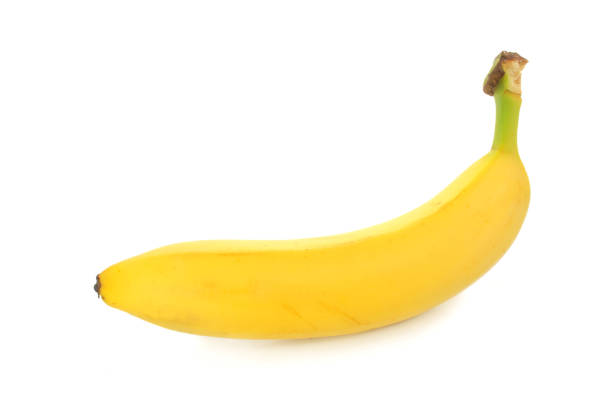
#> input picture dataset/images/generated/banana_gen/banana_131.jpg, 612 x 408 px
$ python -i image_to_vector.py   (imports and definitions only)   (older library calls are emulated)
#> lines starting #> are read from the running program, lines starting #| are printed output that depends on the picture
import pandas as pd
import numpy as np
import cv2
import os
from skimage.feature import local_binary_pattern, graycomatrix, graycoprops
from skimage import color
from sklearn.preprocessing import MinMaxScaler

# --- CONFIGURATION ---
METADATA_PATH = '../../dataset/raw/metadata.csv'
IMAGES_ORIGINAL_PATH = '../../dataset/images/original'
IMAGES_GENERATED_PATH = '../../dataset/images/generated'

# Feature extraction parameters
COLOR_HIST_BINS = 64  # Bins per channel for color histogram
LBP_RADIUS = 3
LBP_N_POINTS = LBP_RADIUS * 8

# [1 line not run here, left out]
# Load metadata to get IDs and labels
df_meta = pd.read_csv(METADATA_PATH)
#> (reads src/data/metadata.csv from the repository)
# [6 lines not run here, left out]

def extract_color_histogram(image, bins=COLOR_HIST_BINS):
    # Extract color histogram from RGB image.

    hist_r = cv2.calcHist([image], [0], None, [bins], [0, 256])
    hist_g = cv2.calcHist([image], [1], None, [bins], [0, 256])
    hist_b = cv2.calcHist([image], [2], None, [bins], [0, 256])

    # Normalize histograms
    hist_r = hist_r / (hist_r.sum() + 1e-7)
    hist_g = hist_g / (hist_g.sum() + 1e-7)
    hist_b = hist_b / (hist_b.sum() + 1e-7)

    # Flatten and concatenate
    color_features = np.hstack([hist_r.flatten(), hist_g.flatten(), hist_b.flatten()])
    return color_features


def extract_lbp_features(image_gray):
    # Extract Local Binary Pattern (LBP) features.

    # Calculate LBP
    lbp = local_binary_pattern(image_gray, LBP_N_POINTS, LBP_RADIUS, method='uniform')

    # Calculate histogram (uniform patterns have 59 bins: 0-58)
    hist, _ = np.histogram(lbp.ravel(), bins=59, range=(0, 59), density=True)
    return hist


def extract_glcm_features(image_gray):
    # Extract Gray-Level Co-occurrence Matrix (GLCM) features.

    # Calculate GLCM for multiple angles
    glcm = graycomatrix(image_gray, distances=[1], angles=[0, np.pi/4, np.pi/2, 3*np.pi/4],
                       levels=256, symmetric=True, normed=True)

    # Extract properties
    properties = ['contrast', 'energy', 'homogeneity', 'correlation']
    all_features = []

    # 1. Average features across all angles (4 dimensions)
    for prop in properties:
        prop_values = graycoprops(glcm, prop)
        all_features.append(np.mean(prop_values))

    # 2. Individual features for first 3 angles and first 3 properties (9 dimensions)
    # This gives us rotation-invariant + some directional information
    for angle_idx in range(3):  # Use first 3 angles
        for prop_idx in range(3):  # Use first 3 properties
            prop_values = graycoprops(glcm, properties[prop_idx])
            all_features.append(prop_values[0, angle_idx])

    # Total: 4 + 9 = 13 dimensions
    return np.array(all_features)


def extract_statistical_features(image):
    # Extract statistical features from RGB image.

    features = []

    for channel_idx in range(3):  # R, G, B channels
        channel = image[:, :, channel_idx]
        features.extend([
            np.mean(channel),
            np.std(channel),
            np.min(channel),
            np.max(channel),
            np.median(channel),
            np.var(channel),
            np.percentile(channel, 75) - np.percentile(channel, 25)  # IQR
        ])

    return np.array(features)


def extract_all_features(image_path):
    # Extract all features from a single image.

    # Load image
    image = cv2.imread(image_path)
    if image is None:
        raise ValueError(f"Could not load image: {image_path}")

    # Convert BGR to RGB
    image_rgb = cv2.cvtColor(image, cv2.COLOR_BGR2RGB)

    # Convert to grayscale for texture features
    image_gray = cv2.cvtColor(image, cv2.COLOR_BGR2GRAY)

    # Extract features
    color_hist = extract_color_histogram(image_rgb)
    lbp_features = extract_lbp_features(image_gray)
    glcm_features = extract_glcm_features(image_gray)
    statistical_features = extract_statistical_features(image_rgb)

    # Combine all features
    all_features = np.hstack([
        color_hist,
        lbp_features,
        glcm_features,
        statistical_features
    ])

    return all_features


def find_image_path(sample_id, label):
    # Find image path by checking both original and generated folders.

    label_lower = label.lower()

    # Try original folder first
    original_paths = [
        os.path.join(IMAGES_ORIGINAL_PATH, label_lower, f"{sample_id}_result.jpg"),
        os.path.join(IMAGES_ORIGINAL_PATH, label_lower, f"{sample_id}.jpg"),
    ]

    for path in original_paths:
        if os.path.exists(path):
            return path

    # Try generated folder (category_gen subfolder)
    generated_path = os.path.join(IMAGES_GENERATED_PATH, f"{label_lower}_gen", f"{sample_id}.jpg")
    if os.path.exists(generated_path):
        return generated_path

    # Not found
    return None


# Extract features for all images
image_features_list = []
failed_ids = []
feature_dim = None

# [37 lines not run here, left out]

# Convert to numpy array
image_vector = np.array(image_features_list)

# [16 lines not run here, left out]
scaler = MinMaxScaler()
# [1 line that did not run here, left out]
# [5 lines not run here, left out]

>>> result = extract_all_features('../../dataset/images/generated/banana_gen/banana_131.jpg')
#> in extract_all_features, image is the input picture: shape (408, 612, 3); mean B, G, R 220.4, 246.1, 253.4
#> in extract_all_features, `image_gray = cv2.cvtColor(image, cv2.COLOR_BGR2GRAY)`:
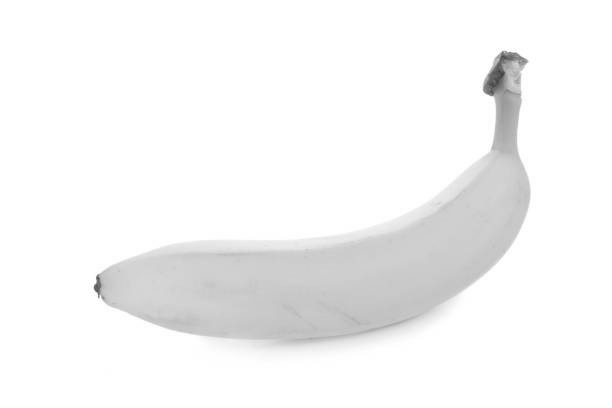
#> image_gray: shape (408, 612); min 59, max 255, mean 245.4
#> in extract_color_histogram, `hist_r = cv2.calcHist([image], [0], None, [bins], [0, 256])`: hist_r = 64 values, max 232982 at index 63, min 0 at index 0, mean 3901.5
#> in extract_color_histogram, `hist_g = cv2.calcHist([image], [1], None, [bins], [0, 256])`: hist_g = 64 values, max 200356 at index 63, min 0 at index 0, mean 3901.5
#> in extract_color_histogram, `hist_b = cv2.calcHist([image], [2], None, [bins], [0, 256])`: hist_b = 64 values, max 197011 at index 63, min 1 at index 0, mean 3901.5
#> in extract_color_histogram, `hist_r = hist_r / (hist_r.sum() + 1e-7)`: hist_r = 64 values, max 0.933 at index 63, min 0 at index 0, mean 0.0156
#> in extract_color_histogram, `hist_g = hist_g / (hist_g.sum() + 1e-7)`: hist_g = 64 values, max 0.802 at index 63, min 0 at index 0, mean 0.0156
#> in extract_color_histogram, `hist_b = hist_b / (hist_b.sum() + 1e-7)`: hist_b = 64 values, max 0.789 at index 63, min 4e-06 at index 0, mean 0.0156
#> in extract_color_histogram, `color_features = np.hstack([hist_r.flatten(), hist_g.flatten(), hist_b..`: color_features = 192 values, max 0.933 at index 63, min 0 at index 0, mean 0.0156
#> in extract_all_features, `color_hist = extract_color_histogram(image_rgb)`: color_hist has the same summary as color_features in extract_color_histogram
#> in extract_lbp_features, `lbp = local_binary_pattern(image_gray, LBP_N_POINTS, LBP_RADIUS, metho..`:
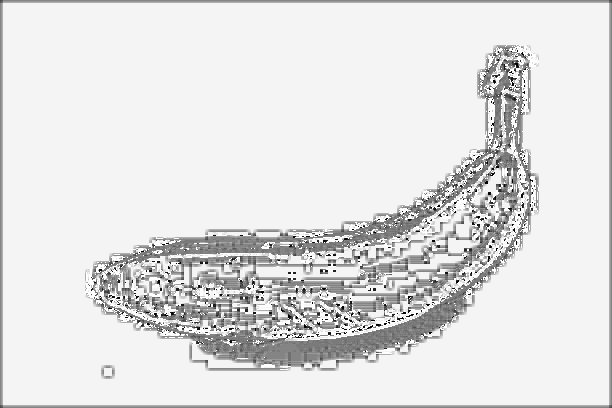
#> lbp: shape (408, 612) float64; min 0, max 25, mean 22.1; drawn with min black and max white
#> in extract_lbp_features, `hist, _ = np.histogram(lbp.ravel(), bins=59, range=(0, 59), density=Tr..`: hist = 59 values, max 0.766 at index 24, min 0 at index 26, mean 0.0169
#> in extract_all_features, `lbp_features = extract_lbp_features(image_gray)`: lbp_features has the same summary as hist in extract_lbp_features
#> the loop in extract_glcm_features, `for prop in properties:` made 4 passes
#> prop_values on passes 1 to 4: [[5.45, 9.41, 4.23, 8.29]], [[0.776, 0.773, 0.775, 0.774]], [[0.943, 0.904, 0.919, 0.909]], [[0.994, 0.99, 0.995, 0.991]]
#> after the loop in extract_glcm_features, `for prop in properties:`: all_features = [6.84, 0.775, 0.919, 0.992]
#> after the loop in extract_glcm_features, `for angle_idx in range(3):`: all_features = [6.84, 0.775, 0.919, 0.992, 5.45, 0.776, 0.943, 9.41, 0.773, 0.904, 4.23, 0.775, 0.919]
#> in extract_all_features, `glcm_features = extract_glcm_features(image_gray)`: glcm_features has the same summary as all_features in extract_glcm_features
#> the loop in extract_statistical_features, `for channel_idx in range(3):` made 3 passes
#> pass 1, in extract_statistical_features, `channel = image[:, :, channel_idx]`:
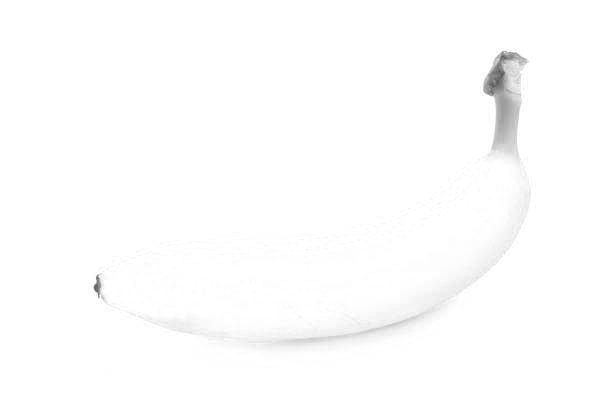
#> channel: shape (408, 612); min 84, max 255, mean 253.4
#> pass 3, in extract_statistical_features, `channel = image[:, :, channel_idx]`:
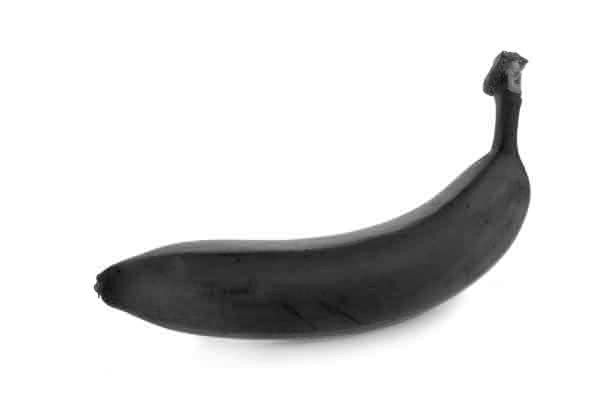
#> channel: shape (408, 612); min 0, max 255, mean 220.4
#> after the loop in extract_statistical_features, `for channel_idx in range(3):`: features = [253.4, 9.26, 84, 255, 255, 85.66, 0, 246.1, 19.97, 51, 255, 255, 398.9, 0, 220.4, 73.55, 0, 255, 255, 5410.1, 0]
#> in extract_all_features, `statistical_features = extract_statistical_features(image_rgb)`: statistical_features = 21 values, max 5410.1 at index 19, min 0 at index 6, mean 399.2
#> in extract_all_features, `all_features = np.hstack([ color_hist, lbp_features, glcm_features, st..`: all_features = 285 values, max 5410.1 at index 283, min 0 at index 0, mean 29.54
#> result has the same summary as all_features in extract_all_features
